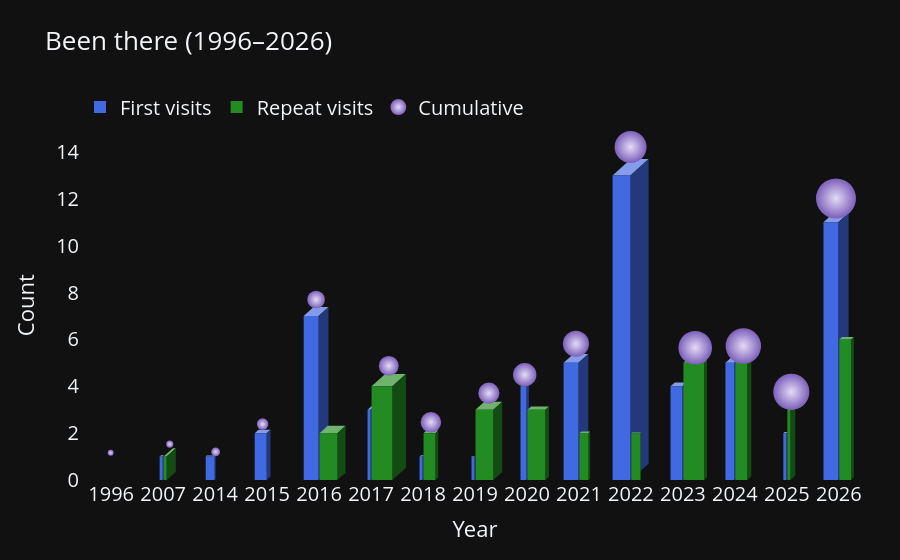

The notebook cell this image was saved under:
### Code cell
df_verbose = pd.read_csv("../data/trips_verbose.csv", sep=None, engine="python")

# Split into been vs planned relative to today (straddling trips classified by larger portion)
df_verbose_been, df_verbose_planned = split_been_planned(df_verbose, today=TODAY)

df = transform_verbose_to_calendar(df_verbose_been, save=False)
df = df[df['country'] != 'All']

if len(df_verbose_planned) > 0:
    df_planned = transform_verbose_to_calendar(df_verbose_planned, save=False)
    df_planned = df_planned[df_planned['country'] != 'All']
else:
    df_planned = None

# Aggregate city-level rows to one row per country (year columns become days per country per year)
NUM_COLS = df.select_dtypes(include='number').columns.tolist()
df_country = df.groupby(['country','continent'])[NUM_COLS].sum().reset_index()
df_country = add_country_codes(df_country.copy())
df_country['total_years'] = df_country['total_days']/365

# Trips per year, split into domestic vs international (excursions away from
# the residence city; uses the city-level calendar df). Residence is set by date
# below so moves aren't counted as trips; other dates fall back to each year's
# most-visited city.
RESIDENCE_PERIODS = [
    ('United States', 'Pittsburgh', '2015-08-18', '2018-09-21'),
    ('United Kingdom', 'London', '2018-09-21', '2019-09-27'),
    ('United Kingdom', 'Cardiff', '2019-09-27', '2020-09-15'),
    ('Sweden', 'Stockholm', '2020-09-15', None),
]
trip_counts = count_trips_per_year(df_verbose_been, df, residence_periods=RESIDENCE_PERIODS)

plot_bar_time_series(
    df_country, 
    select_type='travel', 
    time_period='year', 
    title='Been there', 
    trip_counts=trip_counts,
    save_path='../attachments/bar_time_series.html',
    #save_path=None
    )
